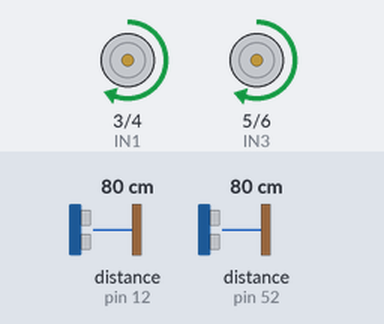
The sketch below on a simulated Arduino Mega 2560, built with avr-gcc and run on an emulated ATmega2560. Parts: motor-driver pin pairs drawn as motors (green arrow = first pin HIGH = forward, orange = second pin HIGH = backward, longer = more drive, scaled by the enable pin). Wiring (inferred from the names in the program): 2 × ultrasonic range finder: trigger pin 13, echo pin 12 / trigger pin 50, echo pin 52. The test bench sets the inputs (shaded band); at power-on: distance to the obstacle (sensors on pin 12, pin 52) 80 cm. The echo pulse lasts 58.3 µs per cm.

Above: at 1.2 s.
1.3 s: distance to the obstacle (sensor on pin 12) set to 2 cm
At 2.1 s:
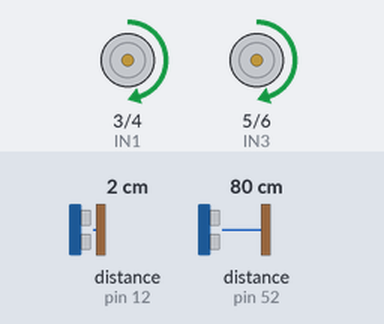
2.8 s: distance to the obstacle (sensor on pin 52) set to 9 cm
At 4.0 s:
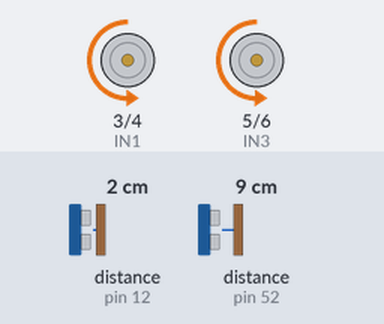
4.3 s: distance to the obstacle (sensor on pin 12) set to 18 cm
At 5.2 s:
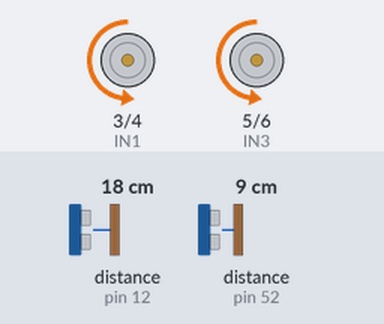
5.8 s: distance to the obstacle (sensor on pin 52) set to 18 cm
At 6.3 s:
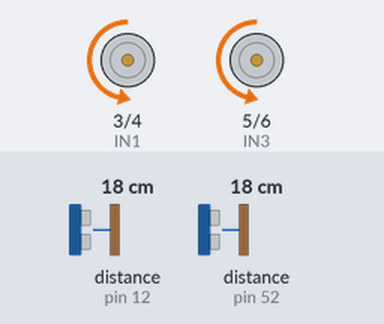
7.3 s: distance to the obstacle (sensor on pin 12) set to 250 cm
At 7.9 s:
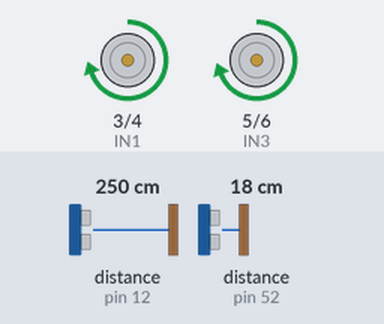
Timing chart, 0 to 9.8 s (numbered marks = the images above; inputs shaded):
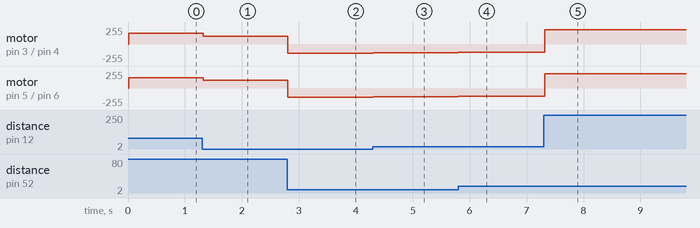

Measured:
- after the input at 1.3 s, motor on pin 3 (IN1) / pin 4 (IN2): forward 159/255 → forward 120/255 at once; motor on pin 5 (IN3) / pin 6 (IN4): forward 157/255 → forward 118/255 at once
- after the input at 2.8 s, motor on pin 3 (IN1) / pin 4 (IN2): forward 120/255 → backward 138/255 at once; motor on pin 5 (IN3) / pin 6 (IN4): forward 118/255 → backward 136/255 at once
- after the input at 4.3 s, motor on pin 3 (IN1) / pin 4 (IN2): backward 138/255 → backward 130/255 at once; motor on pin 5 (IN3) / pin 6 (IN4): backward 136/255 → backward 128/255 at once
- after the input at 5.8 s, motor on pin 3 (IN1) / pin 4 (IN2): backward 130/255 → backward 125/255 at once; motor on pin 5 (IN3) / pin 6 (IN4): backward 128/255 → backward 123/255 at once
- after the input at 7.3 s, motor on pin 3 (IN1) / pin 4 (IN2): backward 125/255 → forward 213/255 at once; motor on pin 5 (IN3) / pin 6 (IN4): backward 123/255 → forward 211/255 at once

The sketch:

MODO2.ino
```cpp
#define baudrate 38400

#define power 110
const int Tm=100;

//Ultrasonido derecha
const int Echo1 = 12;
const int Trigger1 = 13;
int DD;

//Ultrasonido izquierda
const int Echo2 = 52;   //2 es el sensor de la izquierda
const int Trigger2 = 50;
int DI;

// Motor 1 Derecha
 int ENA=2;
 int IN1=3;
 int IN2=4;

// Motor 2 izquierda
  int ENB=7;
  int IN3=5;
  int IN4=6;

int state;

//Control proporcional
int Kp;
int Kd;

int KpDif;
int KdDif;

int err;
int errPrev;

int err_dif;
int errPrevDif;

int ref;
int U;
int UDif;
int UD;
int UI;

//Tiempo
int tiempo;
int tiempoPrev;
int elapsedTime;

void setup() {
  // put your setup code here, to run once:
  //Ultrasonido
  pinMode(Trigger1,OUTPUT);
  pinMode(Echo1,INPUT);
  pinMode(Trigger2,OUTPUT);
  pinMode(Echo2,INPUT);
//Motores
  pinMode(ENA,OUTPUT);
  pinMode(IN1,OUTPUT);
  pinMode(IN2,OUTPUT);
  pinMode(ENB,OUTPUT);
  pinMode(IN3,OUTPUT);
  pinMode(IN4,OUTPUT);
  Serial3.begin(baudrate);

  state = 0;

//Inicializar constantes de control
Kp = 1;
Kd = 2;

KpDif = 0.5;
KdDif = 0;

err = 0;
ref = 30;
U = 0;
err_dif=0;

tiempo=millis();
}

void loop() {

 // Medimos el tiempo transcurrido
 tiempoPrev = tiempo;
 tiempo = millis();
 elapsedTime = (tiempo - tiempoPrev) / 1000;

 //Lectura de ultrasonidos;
 DD = ping(Trigger1,Echo1);
 DI = ping(Trigger2,Echo2);

 //Error distancia
 errPrev = err;
 err = (DD+DI)/2 - ref;

 //Error ángulo
 errPrevDif= err_dif;
 err_dif = (DD-DI);

 U = abs(Kp * err + Kd*(err-errPrev)/elapsedTime);
 UDif = abs(KpDif*err + KdDif*(err_dif-errPrevDif)/elapsedTime);

 U+=power;
 UD = U+UDif;
 UI = U-UDif;
 if(err<0)
 {
  atras();
 }else if(err>0){
  adelante();
 }else{
  para();
 }
 char str[20];
 sprintf(str,"%d;%d;%d;0;0;0;0\n",elapsedTime,DD,DI);
 Serial3.write(str);
}


 int ping(int Trigger1, int Echo1) {
  long duration, distanceCm;
  digitalWrite(Trigger1, LOW); //para generar un pulso limpio se pone a LOW 4us
  delayMicroseconds(4);
  digitalWrite(Trigger1, HIGH); //se genera el disparo de 10 us
  delayMicroseconds(10);
  digitalWrite(Trigger1, LOW);
  duration= pulseIn(Echo1, HIGH);
  distanceCm= duration *10/292/2;
  return distanceCm;
 }

 void adelante ()
{
  //direccion motor 1
  digitalWrite(IN1,HIGH);
  digitalWrite(IN2,LOW);
  analogWrite(ENA, UD);
  //direccion motor 2
  digitalWrite(IN3,HIGH);
  digitalWrite(IN4,LOW);
  analogWrite(ENB,UI);
}

void atras ()
{
  //direccion motor 1
  digitalWrite(IN1,LOW);
  digitalWrite(IN2,HIGH);
  analogWrite(ENA, UD);
  //direccion motor 2
  digitalWrite(IN3,LOW);
  digitalWrite(IN4,HIGH);
  analogWrite(ENB,UI);
}

void derecha ()
{
  //direccion motor 1
  digitalWrite(IN1,HIGH);
  digitalWrite(IN2,LOW);
  analogWrite(ENA, power);
  //direccion motor 2
  digitalWrite(IN3,LOW);
  digitalWrite(IN4,HIGH);
  analogWrite(ENB,power);
}

void izquierda ()
{
  //direccion motor 1
  digitalWrite(IN1,LOW);
  digitalWrite(IN2,HIGH);
  analogWrite(ENA, power);
  //direccion motor 2
  digitalWrite(IN3,HIGH);
  digitalWrite(IN4,LOW);
  analogWrite(ENB,power);
}

void para ()
{
  //direccion motor 1
  digitalWrite(IN1,LOW);
  digitalWrite(IN2,LOW);
  analogWrite(ENA, 0);
  //direccion motor 2
  digitalWrite(IN3,LOW);
  digitalWrite(IN4,LOW);
  analogWrite(ENB,0);
}
```
